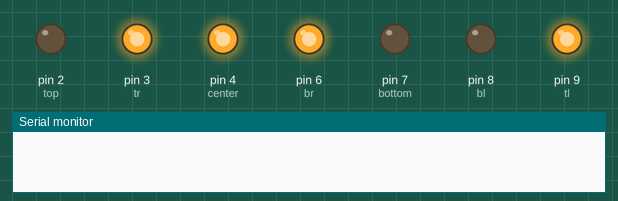
A sketch run on a simulated Arduino Uno, built with avr-gcc and run on an emulated ATmega328P. Shown: output pins drawn as LEDs (lit = HIGH), the last lines printed to the serial monitor.

Above: at 0.1 s.
At 5.9 s:
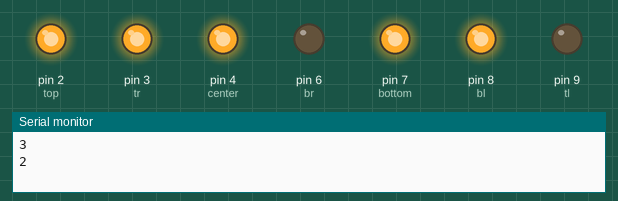
At 11.7 s:
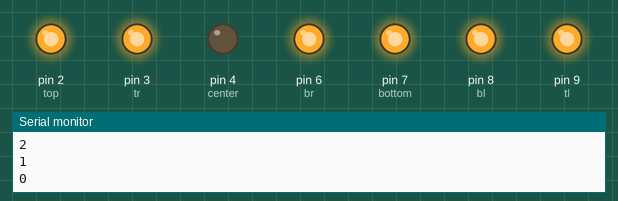
At 17.5 s:
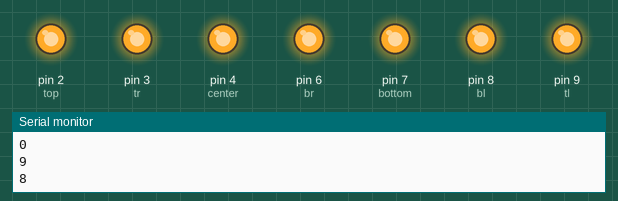
At 26.2 s:
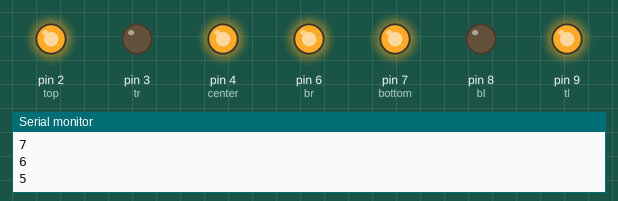
At 37.8 s:
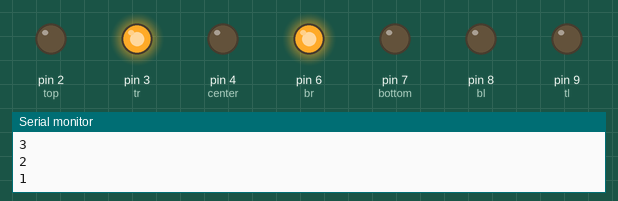
Timing chart, 0 to 39.3 s (numbered marks = the images above):
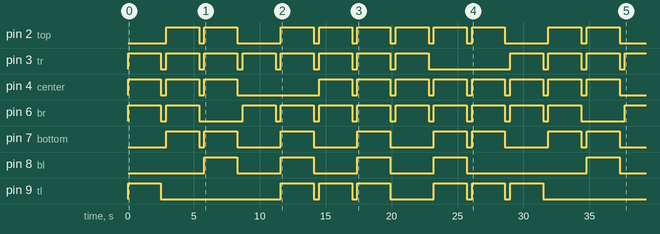

Measured:
- by itself, pin 2 (top): LOW → HIGH at 2.9 s, → LOW 2.5 s later, → HIGH 0.40 s later, → LOW 2.5 s later, … (20 changes in this stretch)
- by itself, pin 3 (tr): goes 7 × (HIGH 2.5 s, LOW 0.40 s), HIGH 2.5 s, LOW 6.2 s, 3 × (HIGH 2.5 s, LOW 0.40 s), then HIGH
- by itself, pin 4 (center): LOW → HIGH at 0.00 s, → LOW 2.5 s later, → HIGH 0.40 s later, → LOW 2.5 s later, … (22 changes in this stretch)
- by itself, pin 6 (br): LOW → HIGH at 0.00 s, → LOW 2.5 s later, → HIGH 0.40 s later, → LOW 2.5 s later, … (23 changes in this stretch)
- by itself, pin 7 (bottom): LOW → HIGH at 2.9 s, → LOW 2.5 s later, → HIGH 0.40 s later, → LOW 2.5 s later, … (16 changes in this stretch)
- by itself, pin 8 (bl): goes 3 × (HIGH 2.5 s, LOW 3.3 s), HIGH 2.5 s, LOW 9.1 s, HIGH 2.5 s, then LOW
- by itself, pin 9 (tl): LOW → HIGH at 0.00 s, → LOW 2.5 s later, → HIGH 9.1 s later, → LOW 2.5 s later, … (14 changes in this stretch)

The sketch:

countdown.ino
```cpp
//all the led negative terminal should be connected to a 10kilo ohm resistor. in parrallel
// top 2 terminals are connected, side two termianls are connected , bottom two terminals are connected
//left bottom left and bottom right terminals are connected, top left and top right terminals are conneted two each leaving 6 terminals
//? the center terminal is connected altogethert seven

int top =2;
int tr =3;
int center =4;
int br =6;
int bottom =7;
int bl =8;
int tl =9;
int push = 12;
int num = 4 ;
int i = 6;
void setup() {
  // put your setup code here, to run once:
 Serial.begin(9600);
  pinMode (top,OUTPUT);
  pinMode (tr,OUTPUT);
  pinMode (center,OUTPUT);
  pinMode (br,OUTPUT);
  pinMode (bottom,OUTPUT);
  pinMode (bl,OUTPUT);
  pinMode (tl,OUTPUT);

  pinMode (push, INPUT );
}

  // put your setup code here, to run once:


void loop() {
  // put your main code here, to run repeatedly:
//its for 0
 if (num == 0){
digitalWrite(bottom, HIGH);
digitalWrite(top, HIGH);
digitalWrite(tl, HIGH);
digitalWrite(tr, HIGH);
digitalWrite(bl, HIGH);
digitalWrite(br, HIGH);
digitalWrite(center, LOW);
}

//its for 1
else if (num == 1){
digitalWrite(bottom, LOW);
digitalWrite(top, LOW);
digitalWrite(tl, LOW);
digitalWrite(tr, HIGH);
digitalWrite(bl, LOW);
digitalWrite(br, HIGH);
digitalWrite(center, LOW);
}

//its for 2
else if (num == 2){
digitalWrite(bottom, HIGH);
digitalWrite(top, HIGH);
digitalWrite(tl, LOW);
digitalWrite(tr, HIGH);
digitalWrite(bl, HIGH);
digitalWrite(br, LOW);
digitalWrite(center, HIGH);
}
//its for 3
else if (num == 3){
digitalWrite(bottom, HIGH);
digitalWrite(top, HIGH);
digitalWrite(tl, LOW);
digitalWrite(tr, HIGH);
digitalWrite(bl, LOW);
digitalWrite(br, HIGH);
digitalWrite(center, HIGH);
}
//for 4
else if (num == 4){
digitalWrite(bottom, LOW);
digitalWrite(top, LOW);
digitalWrite(tl, HIGH);
digitalWrite(tr, HIGH);
digitalWrite(bl, LOW);
digitalWrite(br, HIGH);
digitalWrite(center, HIGH);
}

// FOR 5
else if (num == 5){
digitalWrite(bottom, HIGH);
digitalWrite(top, HIGH);
digitalWrite(tl, HIGH);
digitalWrite(tr, LOW);
digitalWrite(bl, LOW);
digitalWrite(br, HIGH);
digitalWrite(center, HIGH);
}
//for 6
else if (num == 6){
digitalWrite(bottom, HIGH);
digitalWrite(top, HIGH);
digitalWrite(tl, HIGH);
digitalWrite(tr, LOW);
digitalWrite(bl, HIGH);
digitalWrite(br, HIGH);
digitalWrite(center, HIGH);
}


// FOR 7
else if (num == 7){
digitalWrite(bottom, LOW);
digitalWrite(top, HIGH);
digitalWrite(tl, LOW);
digitalWrite(tr, HIGH);
digitalWrite(bl, LOW);
digitalWrite(br, HIGH);
digitalWrite(center, HIGH);
}
//for 8
else if (num == 8){
digitalWrite(bottom, HIGH);
digitalWrite(top, HIGH);
digitalWrite(tl, HIGH);
digitalWrite(tr, HIGH);
digitalWrite(bl, HIGH);
digitalWrite(br, HIGH);
digitalWrite(center, HIGH);
}

//hmm
else {
digitalWrite(bottom, LOW);
digitalWrite(top, HIGH);
digitalWrite(tl, HIGH);
digitalWrite(tr, HIGH);
digitalWrite(bl, LOW);
digitalWrite(br, HIGH);
digitalWrite(center, HIGH);
}
delay(2500);
num--;
if (num<0){num=9;}
digitalWrite(bottom, LOW);
digitalWrite(top, LOW);
digitalWrite(tl, LOW);
digitalWrite(tr, LOW);
digitalWrite(bl, LOW);
digitalWrite(br, LOW);
digitalWrite(center, LOW);
Serial.println(num);
delay(400);
}
```
